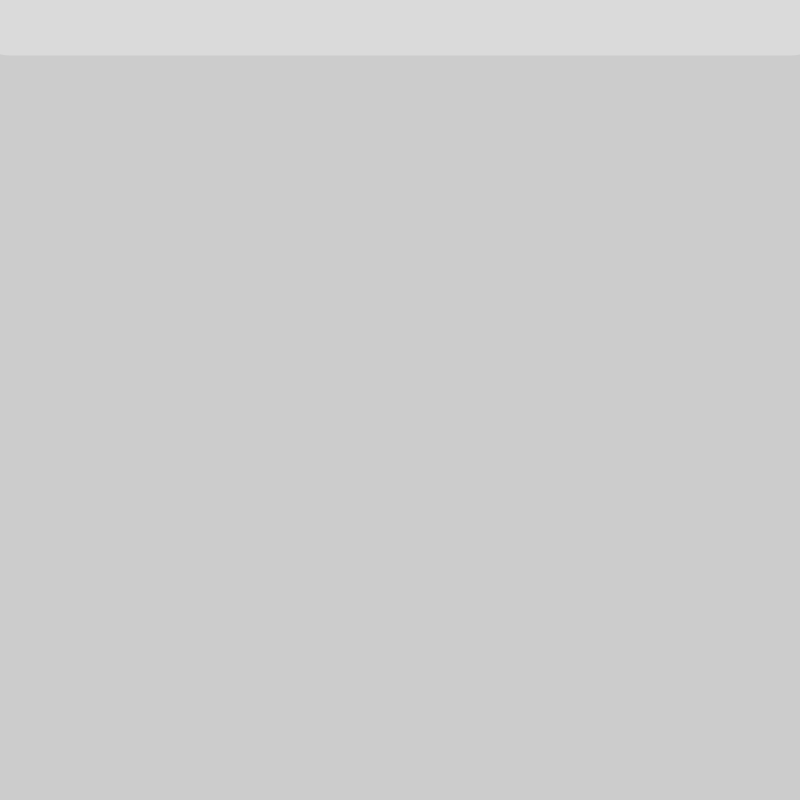
Frame 1 (no input)
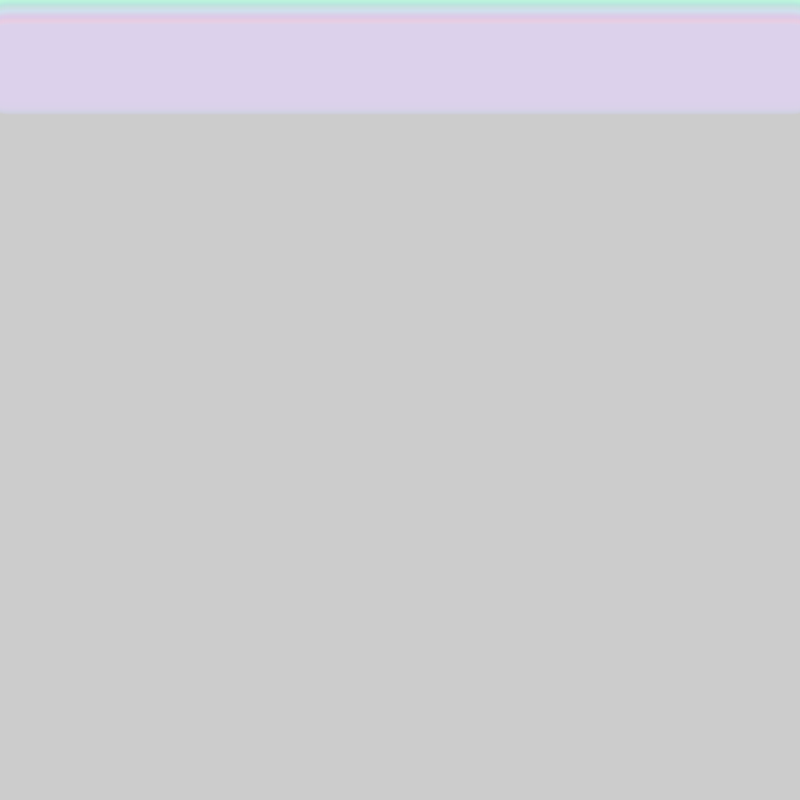
Frame 60 (the mouse pressed at the canvas centre just before this capture)
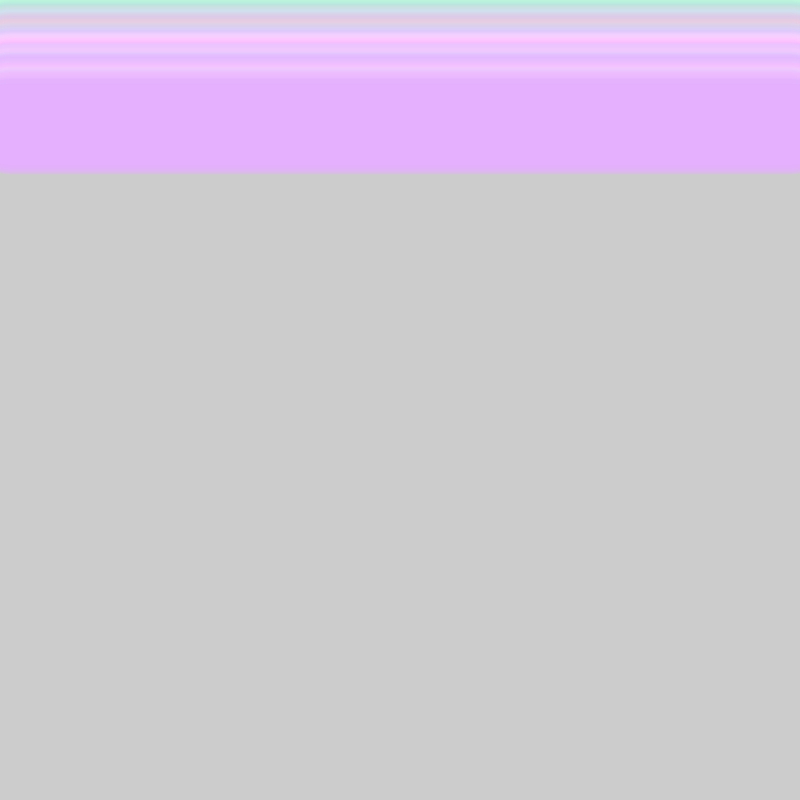
Frame 120 (the mouse held since frame 60 and released just before this capture)

The Processing sketch that drew these frames (run headless with seeded random() and noise(); from frame 60 on, the mouse is pressed at the canvas centre):

// Processing sketch: processing_24460
// ── processing_24460.pde

int a = 10;
int b = 10;
float c = 255;
float d = 255;
float e = 255;

void setup()
{
  
  size (800,800);
  smooth();
  
}

void draw()
{
   stroke(c,d,e,70);
   strokeWeight(90);
 
  if (a<790)
  {
 line(10,a,790,b);
 
  }
 
 a = a+1;
 b = b+1;
 c = c+random(-10,10);
 d = d+random(-10,10);
 e = e+random(-10,10);
 
  
}
